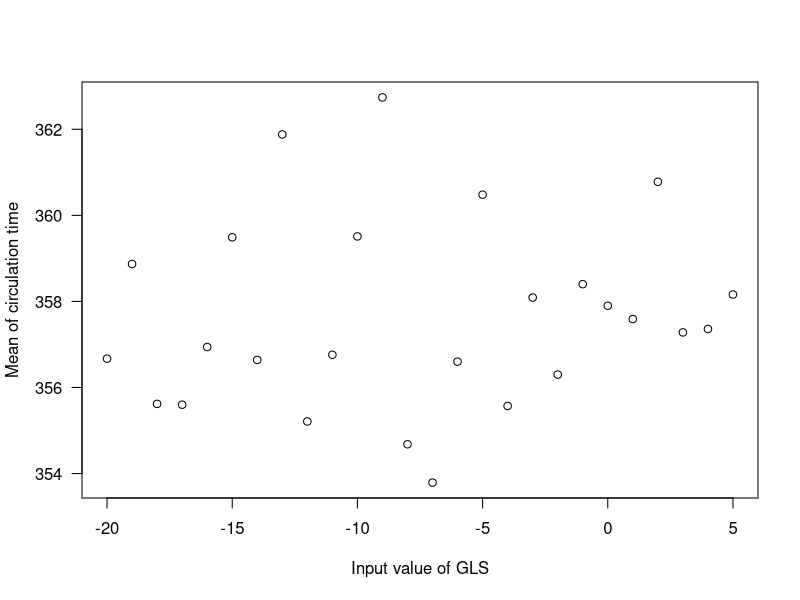
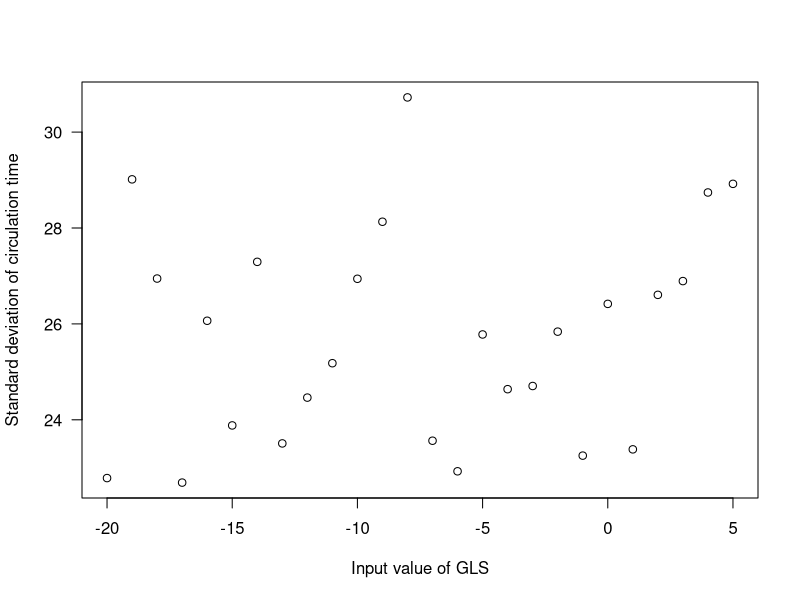

Here is the R script that generated these plots, in order:
## ---- chunk 1
#hier sollten die daten der offenen fahrbahn sein
neg = read.table("Daten_neg.txt")
pos = read.table("Daten_pos.txt")
daten = read.table("ohneGLS.txt")
rest = read.table("Daten_rest.txt")

arithmean = c(mean(daten$V1),mean(rest$V13),mean(rest$V12),mean(rest$V11),mean(rest$V10),mean(rest$V9),mean(rest$V8),mean(rest$V7),mean(rest$V6),mean(rest$V5),mean(rest$V4),mean(rest$V3),mean(rest$V2),mean(rest$V1),mean(neg$V6),mean(neg$V5),mean(neg$V4),mean(neg$V3),mean(neg$V2),mean(neg$V1),mean(pos$V1),mean(pos$V2),mean(pos$V3),mean(pos$V4),mean(pos$V5),mean(pos$V6))

plot(c(-20:5),arithmean, xlab = "Input value of GLS", ylab = "Mean of circulation time", las=1)


std = c(sd(daten$V1),sd(rest$V13),sd(rest$V12),sd(rest$V11),sd(rest$V10),sd(rest$V9),sd(rest$V8),sd(rest$V7),sd(rest$V6),sd(rest$V5),sd(rest$V4),sd(rest$V3),sd(rest$V2),sd(rest$V1),sd(neg$V6),sd(neg$V5),sd(neg$V4),sd(neg$V3),sd(neg$V2),sd(neg$V1),sd(pos$V1),sd(pos$V2),sd(pos$V3),sd(pos$V4),sd(pos$V5),sd(pos$V6))
plot(c(-20:5),std, xlab = "Input value of GLS", ylab = "Standard deviation of circulation time", las=1)
